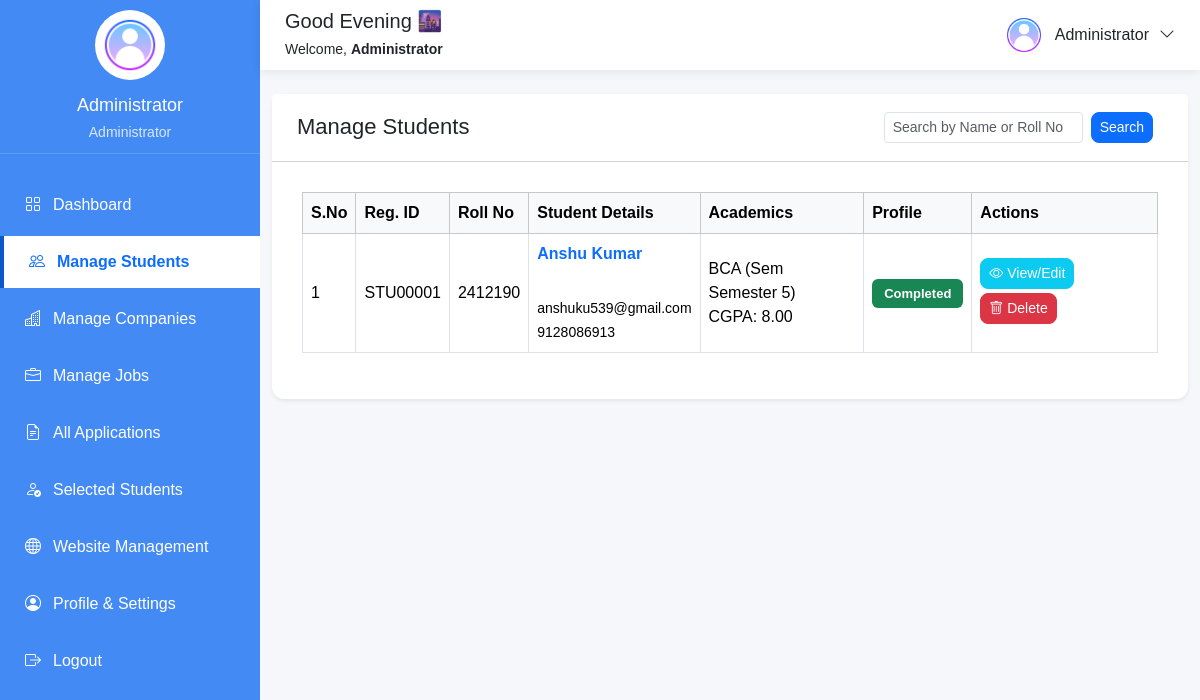
The app's page /admin/students.php (signed in) with its own data.
### tables this page shows
CREATE TABLE `students` (
  `id` int(11) NOT NULL,
  `registration_id` varchar(20) DEFAULT NULL,
  `roll_no` varchar(30) NOT NULL,
  `name` varchar(100) NOT NULL,
  `email` varchar(100) NOT NULL,
  `phone` varchar(15) DEFAULT NULL,
  `gender` enum('Male','Female','Other') DEFAULT NULL,
  `dob` date DEFAULT NULL,
  `course` varchar(50) DEFAULT NULL,
  `semester` varchar(20) DEFAULT NULL,
  `cgpa` decimal(3,2) DEFAULT NULL,
  `skills` text DEFAULT NULL,
  `resume` varchar(255) DEFAULT NULL,
  `profile_photo` varchar(255) DEFAULT NULL,
  `password` varchar(255) NOT NULL,
  `profile_completed` tinyint(1) DEFAULT 0,
  `created_at` timestamp NOT NULL DEFAULT current_timestamp()
);

### admin/students.php (the view, shortened to what this page needs)
<?php
include 'includes/admin-header.php';
include 'includes/admin-sidebar.php';
$search_query = "";
?>
<div class="main-content">
    <?php include 'includes/admin-topbar.php'; ?>
    <div class="container-fluid py-4">
        <div class="card shadow-sm border-0">
            <div class="card-header bg-white d-flex justify-content-between align-items-center">
                <h4 class="mb-0">Manage Students</h4>
                <form method="GET" class="d-flex">
                    <input type="text" name="search" class="form-control form-control-sm me-2" placeholder="Search by Name or Roll No" value="<?php echo isset($_GET['search']) ? htmlspecialchars($_GET['search']) : ''; ?>">
                    <button type="submit" class="btn btn-sm btn-primary">Search</button>
                </form>
            </div>
            <div class="card-body">
                <div class="table-responsive">
                    <table class="table table-bordered table-hover align-middle">
                        <thead class="table-light">
                            <tr>
                                <th>S.No</th>
                                <th>Reg. ID</th>
                                <th>Roll No</th>
                                <th>Student Details</th>
                                <th>Academics</th>
                                <th>Profile</th>
                                <th>Actions</th>
                            </tr>
                        </thead>
                        <tbody>
                            <?php
                            $i = 1;
                            $query = mysqli_query($conn, "SELECT * FROM students $search_query ORDER BY created_at DESC");
                            if (mysqli_num_rows($query) > 0) {
                                while ($row = mysqli_fetch_assoc($query)) {
                            ?>
                                    <tr>
                                        <td><?php echo $i++; ?></td>
                                        <td><?php echo htmlspecialchars($row['registration_id']); ?></td>
                                        <td><?php echo htmlspecialchars($row['roll_no']); ?></td>
                                        <td>
                                            <strong><?php echo htmlspecialchars($row['name']); ?></strong><br>
                                            <small><?php echo htmlspecialchars($row['email']); ?></small><br>
                                            <small><?php echo htmlspecialchars($row['phone']); ?></small>
                                        </td>
                                        <td>
                                            <?php echo htmlspecialchars($row['course']); ?> (Sem <?php echo htmlspecialchars($row['semester']); ?>)<br>
                                            CGPA: <?php echo htmlspecialchars($row['cgpa']); ?>
                                        </td>
                                        <td>
                                            <?php if ($row['profile_completed'] == 1) { ?>
                                                <span class="badge bg-success">Completed</span>
                                            <?php } else { ?>
                                                <span class="badge bg-warning text-dark">Pending</span>
                                            <?php } ?>
                                        </td>
                                        <td>
                                            <a href="view-student.php?id=<?php echo $row['id']; ?>" class="btn btn-sm btn-info text-white mb-1">
                                                <i class="bi bi-eye"></i> View/Edit
                                            </a>
                                            <a href="?delete=<?php echo $row['id']; ?>" class="btn btn-sm btn-danger mb-1" onclick="return confirm('Are you sure you want to delete this student?');">
                                                <i class="bi bi-trash"></i> Delete
                                            </a>
                                        </td>
                                    </tr>
                            <?php
                                }
                            } else {
                                echo '<tr><td colspan="7" class="text-center">No students found.</td></tr>';
                            }
                            ?>
                        </tbody>
                    </table>
                </div>
            </div>
        </div>
    </div>
</div>
<?php include 'includes/admin-footer.php'; ?>

### admin/includes/admin-sidebar.php (shortened to what this page needs)
<div class="sidebar d-none d-lg-block">
    <div class="sidebar-profile">
        <?php if (!empty($admin['profile_image']) && file_exists('../uploads/' . $admin['profile_image'])) { ?>
            <img src="../uploads/<?php echo $admin['profile_image']; ?>" alt="Admin" style="object-fit: cover;">
        <?php } else { ?>
            <img src="../assets/images/default-user.png" alt="Admin" style="object-fit: cover;">
        <?php } ?>
        <h5><?php echo htmlspecialchars($admin['name']); ?></h5>
        <p>Administrator</p>
    </div>
    <?php include 'admin-menu.php'; ?>
</div>
        <?php include 'admin-menu.php'; ?>

### admin/includes/admin-topbar.php (shortened to what this page needs)
<div class="topbar">
    <div class="d-flex align-items-center">
        <div>
            <h5 class="mb-1">
                <?php
                $hour = date("H");
                if ($hour >= 5 && $hour < 12) {
                    echo "Good Morning 👋";
                } elseif ($hour >= 12 && $hour < 17) {
                    echo "Good Afternoon ☀️";
                } else {
                    echo "Good Evening 🌆";
                }
                ?>
            </h5>
            <small>
                Welcome, <strong><?php echo htmlspecialchars($admin['name']); ?></strong>
            </small>
        </div>
    </div>
    <div class="dropdown">
        <a href="#" class="profile-dropdown dropdown-toggle" role="button" id="adminProfileDropdown" data-bs-toggle="dropdown" aria-expanded="false">
            <?php if (!empty($admin['profile_image']) && file_exists('../uploads/' . $admin['profile_image'])) { ?>
                <img src="../uploads/<?php echo $admin['profile_image']; ?>" style="object-fit: cover;">
            <?php } else { ?>
                <img src="../assets/images/default-user.png" style="object-fit: cover;">
            <?php } ?>
            <span><?php echo htmlspecialchars($admin['name']); ?></span>
            <i class="bi bi-chevron-down"></i>
        </a>
    </div>
</div>

### assets/css/dashboard.css (style rules this page uses)
* { margin: 0; padding: 0; box-sizing: border-box; }
body { background: #f5f7fb; font-family: Arial, Helvetica, sans-serif; }
.main-content { margin-left: 260px; }
.card { border-radius: 12px; }
.card h4 { font-size: 22px; }
.card-header { padding: 18px 25px; }
.card-body { padding: 30px; }
.btn { border-radius: 8px; }
.sidebar { position: fixed; top: 0; left: 0; width: 260px; height: 100vh; background: #438af5; overflow-y: auto; }
.sidebar-profile { text-align: center; padding: 10px 5px; border-bottom: 1px solid rgba(255, 255, 255, .15); }
.sidebar-profile img { width: 70px; height: 70px; border-radius: 50%; object-fit: cover; border: 4px solid rgba(255, 255, 255, .30); margin-bottom: 15px; background: #fff; }
.sidebar-profile h5 { color: #fff; margin-bottom: 5px; font-size: 18px; }
.sidebar-profile p { color: rgba(255, 255, 255, .80); margin: 0; font-size: 14px; }
.topbar { position: sticky; top: 0; z-index: 999; height: 70px; background: #fff; display: flex; justify-content: space-between; align-items: center; padding: 0 25px; box-shadow: 0 2px 10px rgba(0, 0, 0, .08); }
.topbar>div:first-child { display: flex; align-items: center; }
.topbar>div:last-child { margin-left: auto; }
.profile-dropdown { display: flex; align-items: center; gap: 10px; text-decoration: none; color: #212529; cursor: pointer; }
.profile-dropdown::after { display: none !important; }
.profile-dropdown img { width: 42px; height: 42px; border-radius: 50%; object-fit: cover; }
.card h4 { font-size: 22px; margin-bottom: 20px; }
.card .btn { margin-right: 10px; }
.card-body strong { display: block; margin-bottom: 6px; color: #0d6efd; }
.table th { white-space: nowrap; font-weight: 600; }
.table td { vertical-align: middle; }
.badge { padding: 8px 12px; font-size: 13px; }

### records on screen
students: registration "STU00001", roll_no "2412190", name "Anshu Kumar", email "anshuku539@gmail.com", phone "9128086913", course "BCA", semester "Semester 5", cgpa "8.00", profile_completed "Completed"

### other values on screen
$admin['name'] "Administrator"
